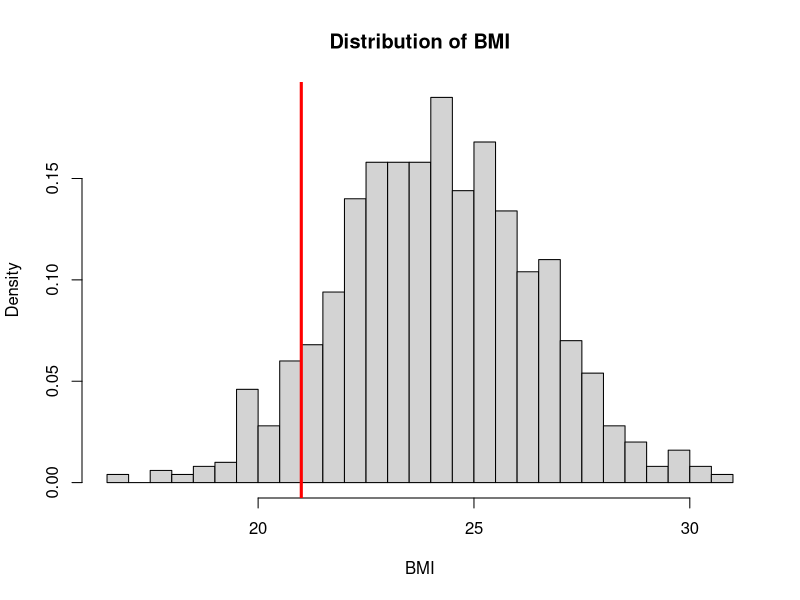

The R source for this figure:
## ---- chunk 1
BMI<-rnorm(n=1000, m=24.2, sd=2.2)     
    hist(BMI,breaks=20,main="Distribution of BMI",freq=FALSE) 
    abline(v=21,col="red",lwd=3)

